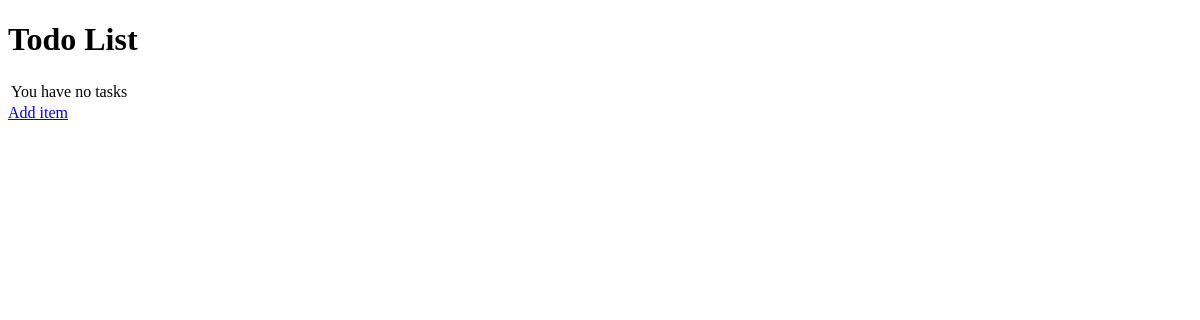
The app's page /, older data.
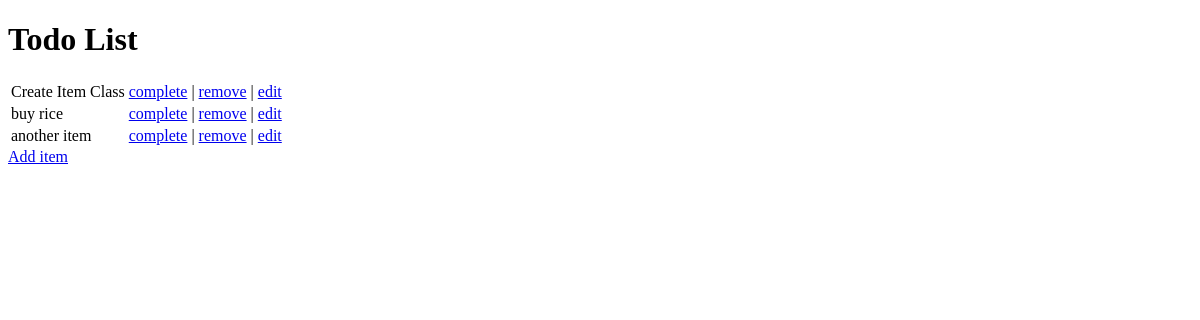
The same page, newer data.
### todo/models.py (models this page shows, shortened)
class Item(models.Model):
    name = models.CharField(max_length=50, null=False, blank=False)
    done = models.BooleanField(null=False, blank=False, default=False)

### todo/views.py (the view)
# urls.py: path('', views.get_todo_list, name='get_todo_list'),
def get_todo_list(request):
    items = Item.objects.all()
    context = {
        'items': items
    }
    return render(request, "todo/todo_list.html", context)

### todo/templates/todo/todo_list.html (shortened to what this page needs)
<!DOCTYPE html>
<html lang="en">
<head>
</head>
<body>
    <h1>Todo List</h1>
    <table class="item-table">
        {% for item in items %}
            <tr>
                {% if item.done %}
                    <td><strike>{{ item.name }}</strike></td>
                {% else %}
                    <td>{{ item.name }}</td>
                {% endif %}
                    <td>
                        <a href="/toggle_complete/{{ item.id }}">complete</a> |
                        <a href="/remove/{{ item.id }}">remove</a> |
                        <a href="/edit/{{ item.id }}">edit</a>
                    </td>
            </tr>
        {% empty %}
        <tr><td>You have no tasks</td></tr>
        {% endfor %}
    </table>
    <a href="/add_item">Add item</a>
</body>
</html>

Row changes from the older to the newer data that the page shows:
added Item: name "Create Item Class"
added Item: name "buy rice"
added Item: name "another item"
Text that changed along with them:
text no longer shown: "You have no tasks"
